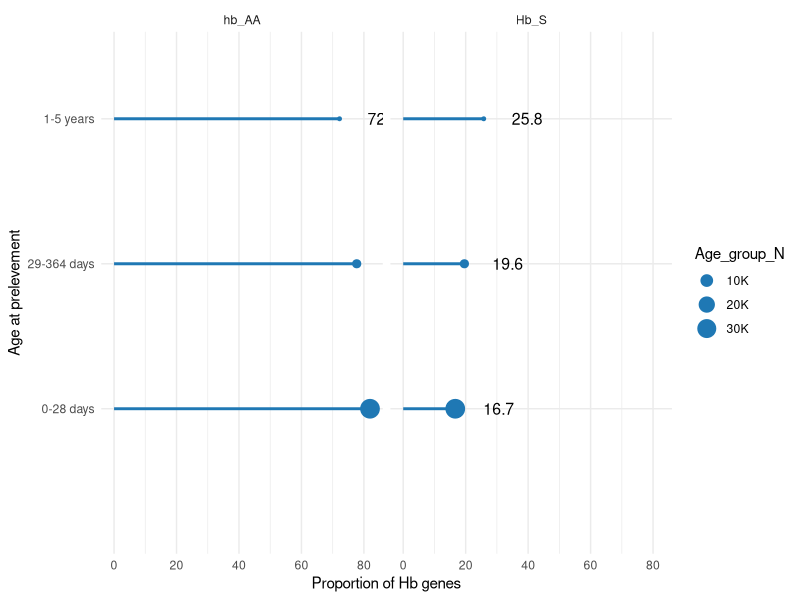

This figure's R source: (Note: this script raises an error after producing the figure.)
library(data.table)
library(ggplot2)
library(scales)
library(tidyverse)
library(dplyr)
library(skimr)
library(caret)

getwd()
data.wd <-"C:/Users/hp/final-proposal"
setwd(data.wd);

# Read CSV file----
institution <- fread("Institutions.csv")
prelevement <- fread("prelevements.csv")
resultat <- fread("resultats.csv")

# Merging data----
dada <- merge(institution, prelevement, by = "Inst1_1", all = FALSE)
setnames(dada, "Age_prel_c0", "Age_prel_c0_lab")
dada <- merge(resultat,dada, by = "Numero_1", all = FALSE, suffixes = c("", ""))  


# Factors creation----
dada[, `:=`(
  
  # Test result
  result = factor(
    fcase(
      Hb_S == "HbS", 1L,
      Hb_S == "Autre_Hb", 0L,
      default = NA_integer_
    ), 
    levels = c(0L, 1L), 
    labels = c("hb_AA", "Hb_S")
  ),
  
  # Sex of the child
  gender = factor(
    fcase(
      Sexe == "M", 1L,
      Sexe == "F", 0L,
      default = NA_integer_
    ), 
    levels = c(0L, 1L), 
    labels = c("F", "M")
  ),
  
  # Year of blood collection
  Age = factor(
    fcase(
      Age_prel_c0 == "0-28 days", 0L,
      Age_prel_c0 == "1-5 years", 2L,
      Age_prel_c0 == "29-364 days", 1L,
      default = NA_integer_
    ), 
    levels = c(0L, 1L, 2L), 
    labels = c("0-28 days", "29-364 days", "1-5 years")
  ),
  
  Year = factor( ifelse(annee_prel_1 > 2013, NA_integer_, annee_prel_1-2006),
                levels = c(0L, 1L, 2L, 3L, 4L, 5L, 6L),
                labels = c("2006", "2007", "2008","2009", "2010", "2011", "2012")),
  
  # Is the hospital that send sample blood Private or public
  Owner = factor(
    fcase(
      Nature_1 == "Publique", 1L,
      (Nature_1 == "Privée" |Nature_1 == "Priv\xe9e"), 0L,
      default = NA_integer_
    ), 
    levels = c(0L, 1L), 
    labels = c("Private", "Public")
  ),
  
  # province of mother
  province = factor(
    fcase(
      Prov_mere_1 == "BDD", 1L,
      Prov_mere_1 %in% c("AFR", "EUROPE", "INCONNUE", "KINSH"), 2L,
      Prov_mere_1 == "EQUATEUR", 3L,
      Prov_mere_1 == "KASAI", 4L,
      Prov_mere_1 == "KATANGA", 5L,
      Prov_mere_1 == "KIVU", 6L,
      Prov_mere_1 == "KONG-C", 7L,
      Prov_mere_1 == "PROV OR", 8L,
      default = NA_integer_
    ), 
    levels = c(1L, 2L, 3L, 4L, 5L, 6L, 7L, 8L), 
    labels = c("Bandundu", "Kinshasa", "Equateur", "Kasai", "Katanga", "Kivu", "Kongo-Central", "Prov-Oriental")
  ),
  
  # Route of sample
  Route_sample = factor(
    fcase(
      Endoit_prelev_1 == "Talon", 0L,
      Endoit_prelev_1 == "Cordon", 1L,
      Endoit_prelev_1 == "Autres", 2L,
      default = NA_integer_
    ), 
    levels = c(0L, 1L, 2L), 
    labels = c("Knee", "Cord", "Other")
  )
)]


# Descriptive data----

# Number of children by province of mother
prov_mother <- dada[, .N, by = province][order(-N)][
  , `:=`(
    Cumul_N = cumsum(N),
    pct_N = 100 * N / sum(N)
  )
]

# Age distribution of children
age_distribution <- dada[, .N, by = Age][order(-N)][
  , `:=`(
    pct_N = 100 * N / sum(N),
    Cumul_N = cumsum(N)
  )]

# Age distribution of children
age_owner <- dada[, .N, by = Owner][order(-N)][
  , `:=`(
    pct_N = 100 * N / sum(N),
    Cumul_N = cumsum(N)
  )]

# Age distribution of children
age_Year <- dada[, .N, by = Year][
  , `:=`(
    pct_N = 100 * N / sum(N),
    Cumul_N = cumsum(N)
  )][order(Year)]


# Distribution of the screening result
Result_grouped <- dada[, .N, by = result][order(-N)][
  , `:=`(
    Cumul_N = cumsum(N),
    pct_N = 100 * N / sum(N)
  )][order(-N)]

# Distribution of Hemoglobin by child's age
hb_prop_by_age <- dada[, .N, by = .(Age, result)][
  , `:=`(
    pct_N = 100 * N / sum(N), 
    Age_group_N = sum(N)
  ), by = Age][order(Age,result)]


# Proportion of Hb S by child mother's province
hb_S_prop_by_prov <- dada[, .N, by = .(province, result)][
  , `:=`(
    pct_N = 100 * N / sum(N)
  ), by = province][order(-pct_N)][
    result == "Hb_S"]


# Plot for Proportion of Hb_gene by age at prelevement
ggplot(na.omit(hb_prop_by_age), aes(pct_N, Age)) +  
  geom_segment(aes(xend = 0, yend = Age), color = "#1f78b4", size  = 1) +
  geom_text(aes(label = round(pct_N, 1)), size = 4, hjust = -0.9) +
  geom_point(aes(size = Age_group_N), color = "#1f78b4") +
  scale_size(label = dollar_format(scale = 1e-3, prefix = "", suffix = "K")) +
  theme(legend.justification = "top") +
  facet_wrap(~ result) +
  expand_limits(y = 0) +
  labs(y = "Age at prelevement", x = "Proportion of Hb genes") +
  theme_minimal()


# Modeling----
model <- glm(result ~ gender + Age+Year + Route_sample, data =dada , family = binomial)

# Get a summary of the model
summary(model)

# Predict probabilities
dada[, predicted_probs := predict(model, dada, type = "response")]

# Plot fit (you may need to adjust this function for binary outcomes)
#plot_fit(dada)

# Assuming 'result' is a binary outcome (0/1)
dada$predicted_probs <- predict(model, dada, type = "response")






fp <- dada %>% drop_na(gender, Owner, Age, province, result, Year, Route_sample)

# Split Data into Training and Testing Sets
set.seed(123)

# Create a training set (70% of the data) and a test set (30% of the data)
train_indices <- sample(1:nrow(fp), size = 0.7 * nrow(fp))
train_data <- fp[train_indices, ]
test_data <- fp[-train_indices, ]

# model
model <- glm(result ~ Owner+gender + Age + Year + Route_sample, data = train_data, family = binomial)
summary(model) 

# Make predictions
test_data$predicted_probs <- predict(model, newdata = test_data, type = "response")

# Convert probabilities to binary outcomes (0/1) based on a threshold (e.g., 0.5)
test_data$predicted_classes <- ifelse(test_data$predicted_probs > 0.5, 1, 0)

unique(test_data$result)               # Actual classes
unique(test_data$predicted_classes)     # Predicted classes

# Example of changing the threshold
threshold <- 0.3  # Adjust based on your analysis
test_data$predicted_classes <- ifelse(test_data$predicted_probs > threshold, 1, 0)

confusionMatrix(as.factor(test_data$predicted_classes), as.factor(test_data$result))


# Model evaluation
confusionMatrix(as.factor(test_data$predicted_classes), as.factor(test_data$result))


# Load the caret package
library(caret)
train_control <- trainControl(method = "cv", number = 5, classProbs = TRUE, summaryFunction = twoClassSummary)


logistic_model <- train(
  result ~ gender + Owner + Age + province + Year + Route_sample,
  data = train_data,
  method = "glm",
  family = "binomial",
  trControl = train_control,
  metric = "ROC"
)

# Print Model Summary
summary(logistic_model$finalModel)

# Evaluate Model on Test Data
# Predict probabilities on the test set
test_predictions <- predict(logistic_model, newdata = test_data, type = "prob")

# Convert probabilities to binary outcomes (threshold = 0.5)
test_data$Predicted_Hb_S <- ifelse(test_predictions[, "Yes"] > 0.5, "Yes", "No")

# Confusion Matrix
conf_matrix <- confusionMatrix(factor(test_data$Predicted_Hb_S), factor(test_data$Hb_S))
print(conf_matrix)

# Visualize Results /ROC Curve

roc_data <- roc(response = test_data$Hb_S, predictor = test_predictions[, "Yes"])
plot(roc_data, main = "ROC Curve for Logistic Regression", col = "blue")

# Save Results
write.csv(test_data, "predicted_results.csv")

